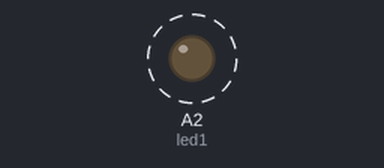
This sketch was run on a simulated Arduino Uno, built with avr-gcc and run on an emulated ATmega328P. On the bench: output pins drawn as LEDs (lit = HIGH). Dashed ring = blinking.

Above: at 0.2 s.
Timing chart, 0 to 3.0 s (numbered marks = the images above):
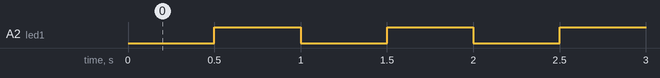

Measured:
- by itself, A2 (led1): alternates HIGH for 0.50 s and LOW for 0.50 s

The sketch:

Lab1-1.ino
```cpp
int led1 = A2;      // คือ ขา IO16 A2

void setup() {
  pinMode(led1,OUTPUT);

}

void loop() {
  digitalWrite(led1,LOW);
  delay(500);
  digitalWrite(led1,HIGH);
  delay(500);
}
```
